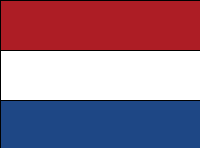
Frame 1 (no input)
Frame 60 (the mouse pressed at the canvas centre just before this capture): identical to frame 1, image omitted
Frame 120 (the mouse held since frame 60 and released just before this capture): identical to frame 1, image omitted

The Processing sketch that drew this single still picture (run headless with seeded random() and noise(); from frame 60 on, the mouse is pressed at the canvas centre):

// Processing sketch: Opdracht_3_2
// ── Opdracht_3_2.pde
void setup() {
    size(200, 148);
}

void draw() {
 fill(173, 29, 37);
 rect(0, 0, 200, 50);
 fill(255, 255, 255);
 rect(0, 50, 200, 50);
 fill(30, 71, 133);
 rect(0, 100, 200, 50);
}
